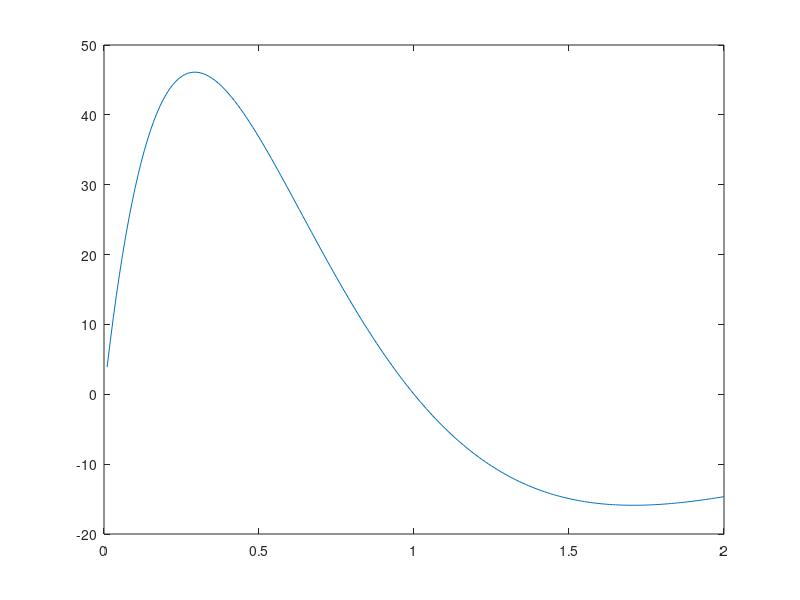

Recreate this plot in MATLAB.
% Example Program
close; clear; clc;
i = 1;
x = 0.01:0.01:2;
y = 400.*x.*(1-x).*exp(-2.*x);
%for x = 0.01:0.01:2
%y(i) = 400.*x.*(1-x).*exp(-2.*x);
%i = i+1;
%end
plot(x, y);